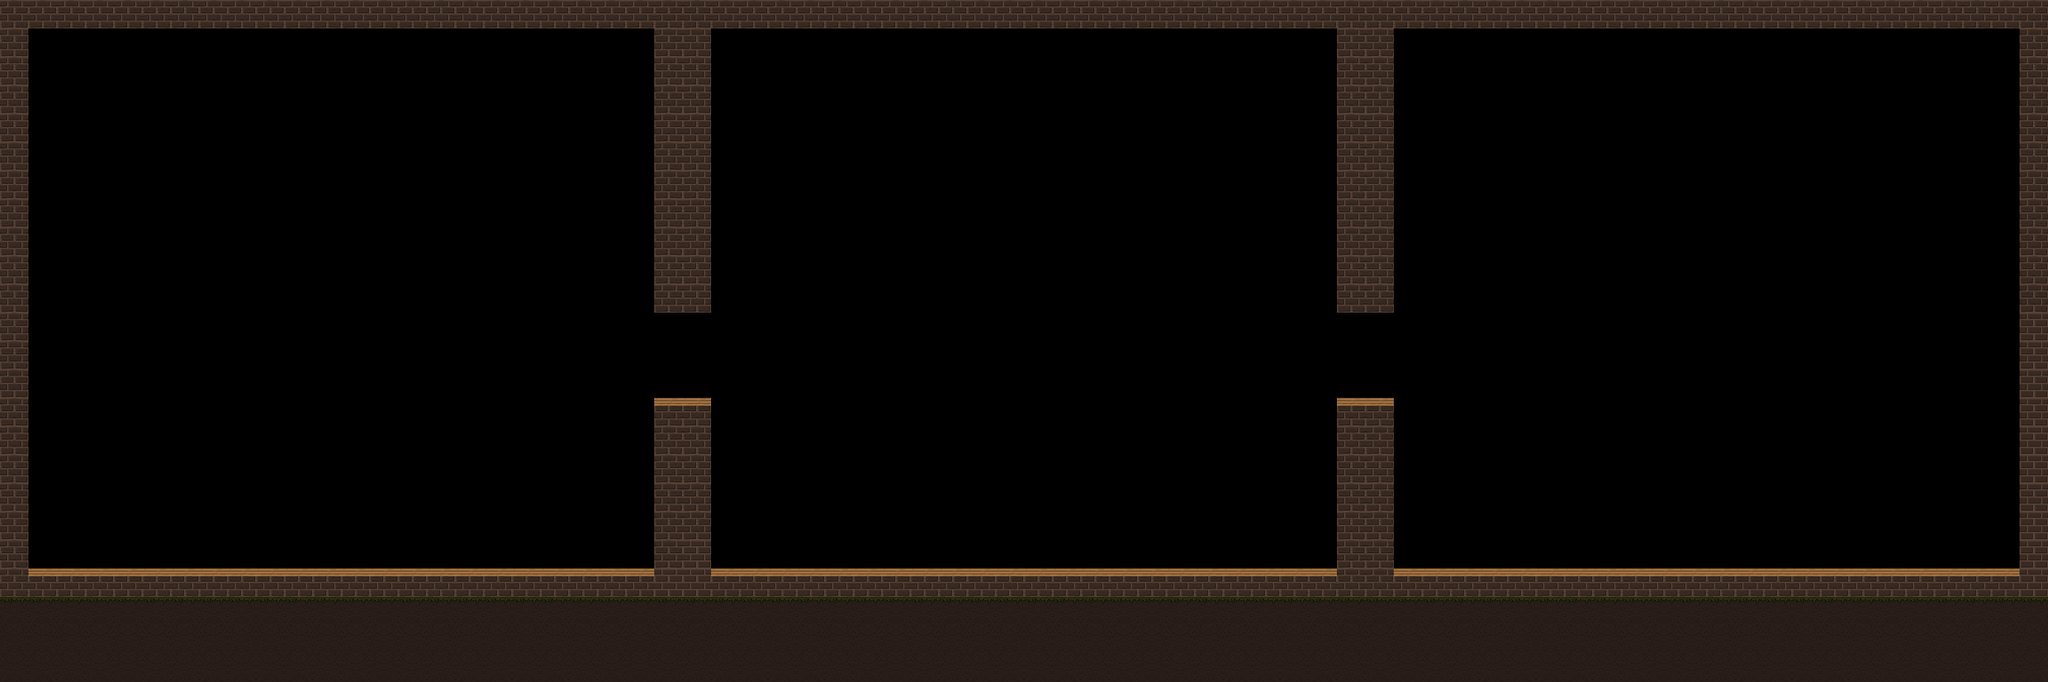

A level layout from a 2D game, rendered from its tile map. Below: a short description, then the map file with its tile-grid data intact:
An orthogonal 72x24 tile map with 32x32 px tiles, 1 tile layer (MAP) and 2 objects.

<map version="1.0" tiledversion="1.1.3" orientation="orthogonal" renderorder="right-down" width="72" height="24" tilewidth="32" tileheight="32" infinite="0" nextobjectid="12">
 <tileset firstgid="1" source="Tiled map Assets.tsx" />
 <layer name="MAP" width="72" height="24">
  <data encoding="csv">
2,2,2,2,2,2,2,2,2,2,2,2,2,2,2,2,2,2,2,2,2,2,2,2,2,2,2,2,2,2,2,2,2,2,2,2,2,2,2,2,2,2,2,2,2,2,2,2,2,2,2,2,2,2,2,2,2,2,2,2,2,2,2,2,2,2,2,2,2,2,2,2,
2,0,0,0,0,0,0,0,0,0,0,0,0,0,0,0,0,0,0,0,0,0,0,2,2,0,0,0,0,0,0,0,0,0,0,0,0,0,0,0,0,0,0,0,0,0,0,2,2,0,0,0,0,0,0,0,0,0,0,0,0,0,0,0,0,0,0,0,0,0,0,2,
2,0,0,0,0,0,0,0,0,0,0,0,0,0,0,0,0,0,0,0,0,0,0,2,2,0,0,0,0,0,0,0,0,0,0,0,0,0,0,0,0,0,0,0,0,0,0,2,2,0,0,0,0,0,0,0,0,0,0,0,0,0,0,0,0,0,0,0,0,0,0,2,
2,0,0,0,0,0,0,0,0,0,0,0,0,0,0,0,0,0,0,0,0,0,0,2,2,0,0,0,0,0,0,0,0,0,0,0,0,0,0,0,0,0,0,0,0,0,0,2,2,0,0,0,0,0,0,0,0,0,0,0,0,0,0,0,0,0,0,0,0,0,0,2,
2,0,0,0,0,0,0,0,0,0,0,0,0,0,0,0,0,0,0,0,0,0,0,2,2,0,0,0,0,0,0,0,0,0,0,0,0,0,0,0,0,0,0,0,0,0,0,2,2,0,0,0,0,0,0,0,0,0,0,0,0,0,0,0,0,0,0,0,0,0,0,2,
2,0,0,0,0,0,0,0,0,0,0,0,0,0,0,0,0,0,0,0,0,0,0,2,2,0,0,0,0,0,0,0,0,0,0,0,0,0,0,0,0,0,0,0,0,0,0,2,2,0,0,0,0,0,0,0,0,0,0,0,0,0,0,0,0,0,0,0,0,0,0,2,
2,0,0,0,0,0,0,0,0,0,0,0,0,0,0,0,0,0,0,0,0,0,0,2,2,0,0,0,0,0,0,0,0,0,0,0,0,0,0,0,0,0,0,0,0,0,0,2,2,0,0,0,0,0,0,0,0,0,0,0,0,0,0,0,0,0,0,0,0,0,0,2,
2,0,0,0,0,0,0,0,0,0,0,0,0,0,0,0,0,0,0,0,0,0,0,2,2,0,0,0,0,0,0,0,0,0,0,0,0,0,0,0,0,0,0,0,0,0,0,2,2,0,0,0,0,0,0,0,0,0,0,0,0,0,0,0,0,0,0,0,0,0,0,2,
2,0,0,0,0,0,0,0,0,0,0,0,0,0,0,0,0,0,0,0,0,0,0,2,2,0,0,0,0,0,0,0,0,0,0,0,0,0,0,0,0,0,0,0,0,0,0,2,2,0,0,0,0,0,0,0,0,0,0,0,0,0,0,0,0,0,0,0,0,0,0,2,
2,0,0,0,0,0,0,0,0,0,0,0,0,0,0,0,0,0,0,0,0,0,0,2,2,0,0,0,0,0,0,0,0,0,0,0,0,0,0,0,0,0,0,0,0,0,0,2,2,0,0,0,0,0,0,0,0,0,0,0,0,0,0,0,0,0,0,0,0,0,0,2,
2,0,0,0,0,0,0,0,0,0,0,0,0,0,0,0,0,0,0,0,0,0,0,2,2,0,0,0,0,0,0,0,0,0,0,0,0,0,0,0,0,0,0,0,0,0,0,2,2,0,0,0,0,0,0,0,0,0,0,0,0,0,0,0,0,0,0,0,0,0,0,2,
2,0,0,0,0,0,0,0,0,0,0,0,0,0,0,0,0,0,0,0,0,0,0,0,0,0,0,0,0,0,0,0,0,0,0,0,0,0,0,0,0,0,0,0,0,0,0,0,0,0,0,0,0,0,0,0,0,0,0,0,0,0,0,0,0,0,0,0,0,0,0,1,
2,0,0,0,0,0,0,0,0,0,0,0,0,0,0,0,0,0,0,0,0,0,0,0,0,0,0,0,0,0,0,0,0,0,0,0,0,0,0,0,0,0,0,0,0,0,0,0,0,0,0,0,0,0,0,0,0,0,0,0,0,0,0,0,0,0,0,0,0,0,0,1,
2,0,0,0,0,0,0,0,0,0,0,0,0,0,0,0,0,0,0,0,0,0,0,0,0,0,0,0,0,0,0,0,0,0,0,0,0,0,0,0,0,0,0,0,0,0,0,0,0,0,0,0,0,0,0,0,0,0,0,0,0,0,0,0,0,0,0,0,0,0,0,1,
2,0,0,0,0,0,0,0,0,0,0,0,0,0,0,0,0,0,0,0,0,0,0,4,4,0,0,0,0,0,0,0,0,0,0,0,0,0,0,0,0,0,0,0,0,0,0,4,4,0,0,0,0,0,0,0,0,0,0,0,0,0,0,0,0,0,0,0,0,0,0,1,
2,0,0,0,0,0,0,0,0,0,0,0,0,0,0,0,0,0,0,0,0,0,0,2,2,0,0,0,0,0,0,0,0,0,0,0,0,0,0,0,0,0,0,0,0,0,0,2,2,0,0,0,0,0,0,0,0,0,0,0,0,0,0,0,0,0,0,0,0,0,0,1,
2,0,0,0,0,0,0,0,0,0,0,0,0,0,0,0,0,0,0,0,0,0,0,2,2,0,0,0,0,0,0,0,0,0,0,0,0,0,0,0,0,0,0,0,0,0,0,2,2,0,0,0,0,0,0,0,0,0,0,0,0,0,0,0,0,0,0,0,0,0,0,1,
2,0,0,0,0,0,0,0,0,0,0,0,0,0,0,0,0,0,0,0,0,0,0,2,2,0,0,0,0,0,0,0,0,0,0,0,0,0,0,0,0,0,0,0,0,0,0,2,2,0,0,0,0,0,0,0,0,0,0,0,0,0,0,0,0,0,0,0,0,0,0,1,
2,0,0,0,0,0,0,0,0,0,0,0,0,0,0,0,0,0,0,0,0,0,0,2,2,0,0,0,0,0,0,0,0,0,0,0,0,0,0,0,0,0,0,0,0,0,0,2,2,0,0,0,0,0,0,0,0,0,0,0,0,0,0,0,0,0,0,0,0,0,0,1,
2,0,0,0,0,0,0,0,0,0,0,0,0,0,0,0,0,0,0,0,0,0,0,2,1,0,0,0,0,0,0,0,0,0,0,0,0,0,0,0,0,0,0,0,0,0,0,2,2,0,0,0,0,0,0,0,0,0,0,0,0,0,0,0,0,0,0,0,0,0,0,1,
2,4,4,4,4,4,4,4,4,4,4,4,4,4,4,4,4,4,4,4,4,4,4,1,1,4,4,4,4,4,4,4,4,4,4,4,4,4,4,4,4,4,4,4,4,4,4,2,2,4,4,4,4,4,4,4,4,4,4,4,4,4,4,4,4,4,4,4,4,4,4,1,
6,6,6,6,6,6,6,6,6,6,6,6,6,6,6,6,6,6,6,6,6,6,6,6,6,6,6,6,6,6,6,6,6,6,6,6,6,6,6,6,6,6,6,6,6,6,6,6,6,6,6,6,6,6,6,6,6,6,6,6,6,6,6,6,6,6,6,6,6,6,6,6,
3,3,3,3,3,3,3,3,3,3,3,3,3,3,3,3,3,3,3,3,3,3,3,3,3,3,3,3,3,3,3,3,3,3,3,3,3,3,3,3,3,3,3,3,3,3,3,3,3,3,3,3,3,3,3,3,3,3,3,3,3,3,3,3,3,3,3,3,3,3,3,3,
3,3,3,3,3,3,3,3,3,3,3,3,3,3,3,3,3,3,3,3,3,3,3,3,3,3,3,3,3,3,3,3,3,3,3,3,3,3,3,3,3,3,3,3,3,3,3,3,3,3,3,3,3,3,3,3,3,3,3,3,3,3,3,3,3,3,3,3,3,3,3,3
</data>
 </layer>
 <objectgroup name="collision-layer">
  <object id="4" x="0" y="768">
   <polyline points="0,0 736,0 2304,0 2304,-768 1888,-768 0,-768 0,0 2,1" />
  </object>
  <object id="11" x="32" y="640">
   <polyline points="0,0 704,0 704,-192 768,-192 768,0 1472,0 1472,-192 1536,-192 1536,0 2240,0 2240,-608 1536,-608 1536,-288 1472,-288 1472,-608 768,-608 768,-288 704,-288 704,-608 0,-608 0,0" />
  </object>
 </objectgroup>
</map>